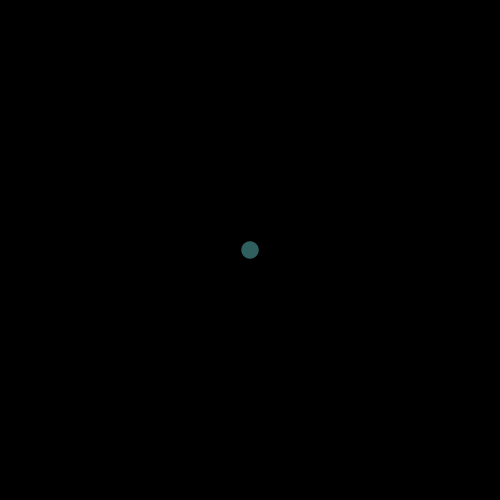
Frame 1 (no input)
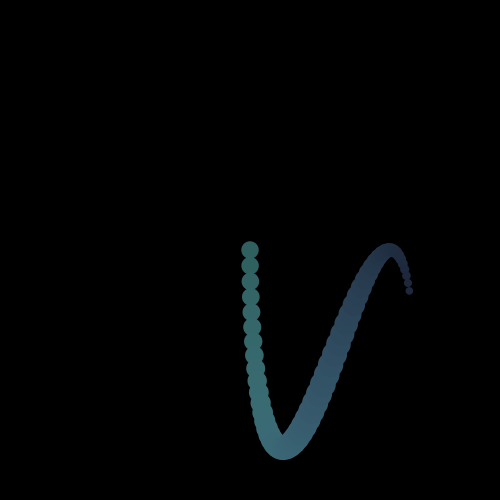
Frame 60 (the mouse pressed at the canvas centre just before this capture)
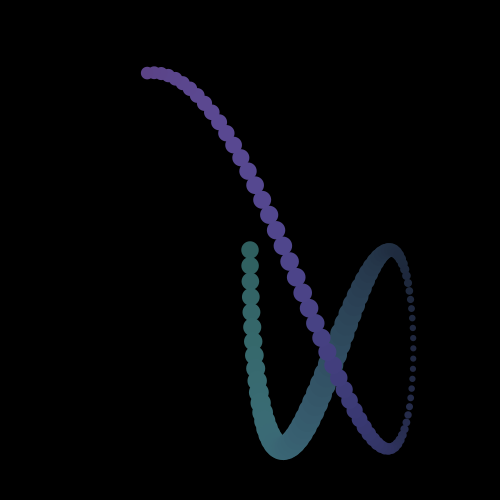
Frame 120 (the mouse held since frame 60 and released just before this capture)

The Processing sketch that drew these frames (run headless with seeded random() and noise(); from frame 60 on, the mouse is pressed at the canvas centre):

// Processing sketch: processing_69757
// ── processing_69757.pde

//Thanks to Abe Pazos for making his awesome tutorials 

float x = 0;
float a = 0;

void setup(){
  size(500,500);
  background (0);
  noStroke();
  colorMode(HSB, 100);
}

void draw(){
  //movement of ellipses
  float x = map(sin(a)*sin(a*0.4), -1, 1, 0, width);
  float y = map(sin(a*1.1+1.5)*sin(a*2.1), -1,1,0, height);
  //change colors based on sine wave
  float clr = map(sin(a*0.13), -1,1,0,100);
  //size of circle
  float sze = map(sin(a*1.0)*sin(a*2.3), -1,1,5,30);
  //fade in and out
  float bright = map(sin(a*1.3)*sin(a+2.1),-1,1,10,65);
  
  fill(clr, 50, bright);
  ellipse(x,y,sze,sze);
 
  
  a = a + 0.03;
}
